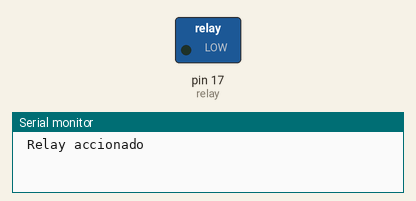
This sketch was run on a simulated Arduino Uno, built with avr-gcc and run on an emulated ATmega328P. On the bench: switched loads named in the sketch (green lamp = pin HIGH), the last lines printed to the serial monitor.

Above: at 2.5 s.
At 7.5 s:
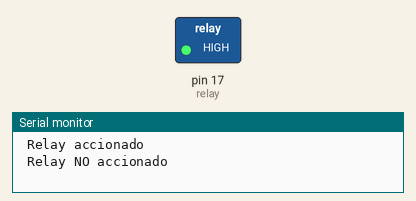
Timing chart, 0 to 13.0 s (numbered marks = the images above):
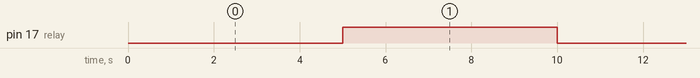

Measured:
- by itself, pin 17 (relay): alternates HIGH for 5.0 s and LOW for 5.0 s

The sketch:

relay.ino
```cpp
int relay =17;
void setup() {
  // put your setup code here, to run once:
pinMode(relay,OUTPUT);
Serial.begin(115200);

}

void loop() {
  // put your main code here, to run repeatedly:
  digitalWrite(relay,LOW);
Serial.print("\n Relay accionado");
delay(5000);
digitalWrite(relay,HIGH);
Serial.print("\n Relay NO accionado");
delay(5000);
}
```
